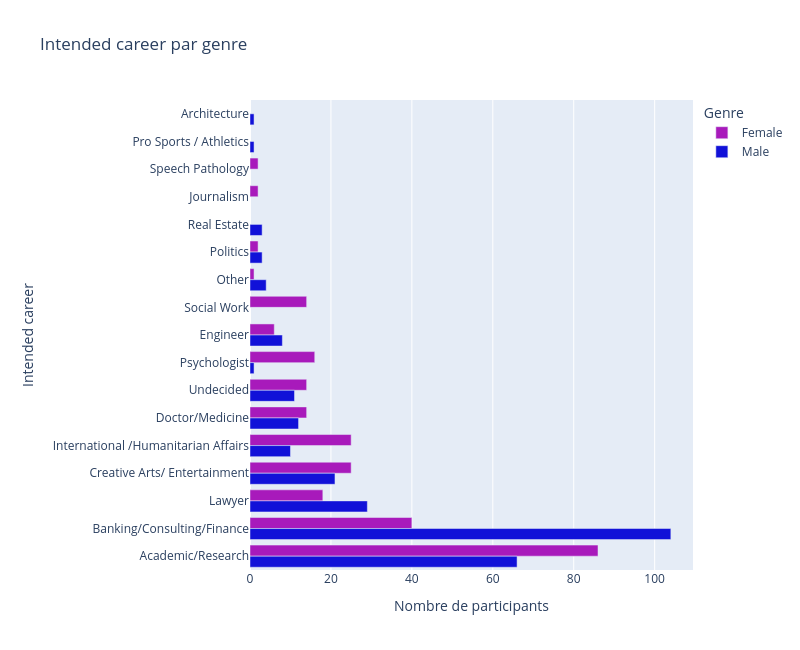

Notebook source saved alongside this figure:
### Code cell
histo_intended_career(perso_df, color_map).show()
# histo_field_par_genre(perso_df, color_map, en_pourcentage=True).show()

### Figure 1 — Plotly figure (JSON) as saved in the notebook; plotly's stock layout.template omitted (floating-point values rounded to 4 significant figures)
{"data": [{"alignmentgroup": "True", "hovertemplate": "Genre=Female<br>Nombre de participants=%{x}<br>Intended career=%{y}<extra></extra>", "legendgroup": "Female", "marker": {"color": "#A81ABB", "pattern": {"shape": ""}}, "name": "Female", "offsetgroup": "Female", "orientation": "h", "showlegend": true, "textposition": "auto", "type": "bar", "x": [86, 40, 25, 14, 6, 25, 2, 18, 1, 2, 16, 14, 2, 14], "xaxis": "x", "y": ["Academic/Research", "Banking/Consulting/Finance", "Creative Arts/ Entertainment", "Doctor/Medicine", "Engineer", "International /Humanitarian Affairs", "Journalism", "Lawyer", "Other", "Politics", "Psychologist", "Social Work", "Speech Pathology", "Undecided"], "yaxis": "y"}, {"alignmentgroup": "True", "hovertemplate": "Genre=Male<br>Nombre de participants=%{x}<br>Intended career=%{y}<extra></extra>", "legendgroup": "Male", "marker": {"color": "#1111d8", "pattern": {"shape": ""}}, "name": "Male", "offsetgroup": "Male", "orientation": "h", "showlegend": true, "textposition": "auto", "type": "bar", "x": [66, 1, 104, 21, 12, 8, 10, 29, 4, 3, 1, 1, 3, 11], "xaxis": "x", "y": ["Academic/Research", "Architecture", "Banking/Consulting/Finance", "Creative Arts/ Entertainment", "Doctor/Medicine", "Engineer", "International /Humanitarian Affairs", "Lawyer", "Other", "Politics", "Pro Sports / Athletics", "Psychologist", "Real Estate", "Undecided"], "yaxis": "y"}], "layout": {"barmode": "group", "height": 650, "legend": {"title": {"text": "Genre"}, "tracegroupgap": 0}, "margin": {"l": 250}, "title": {"text": "Intended career par genre"}, "width": 800, "xaxis": {"anchor": "y", "domain": [0, 1], "title": {"text": "Nombre de participants"}}, "yaxis": {"anchor": "x", "autorange": "reversed", "categoryarray": ["Architecture", "Pro Sports / Athletics", "Speech Pathology", "Journalism", "Real Estate", "Politics", "Other", "Social Work", "Engineer", "Psychologist", "Undecided", "Doctor/Medicine", "International /Humanitarian Affairs", "Creative Arts/ Entertainment", "Lawyer", "Banking/Consulting/Finance", "Academic/Research"], "categoryorder": "array", "domain": [0, 1], "title": {"text": "Intended career"}}}}
